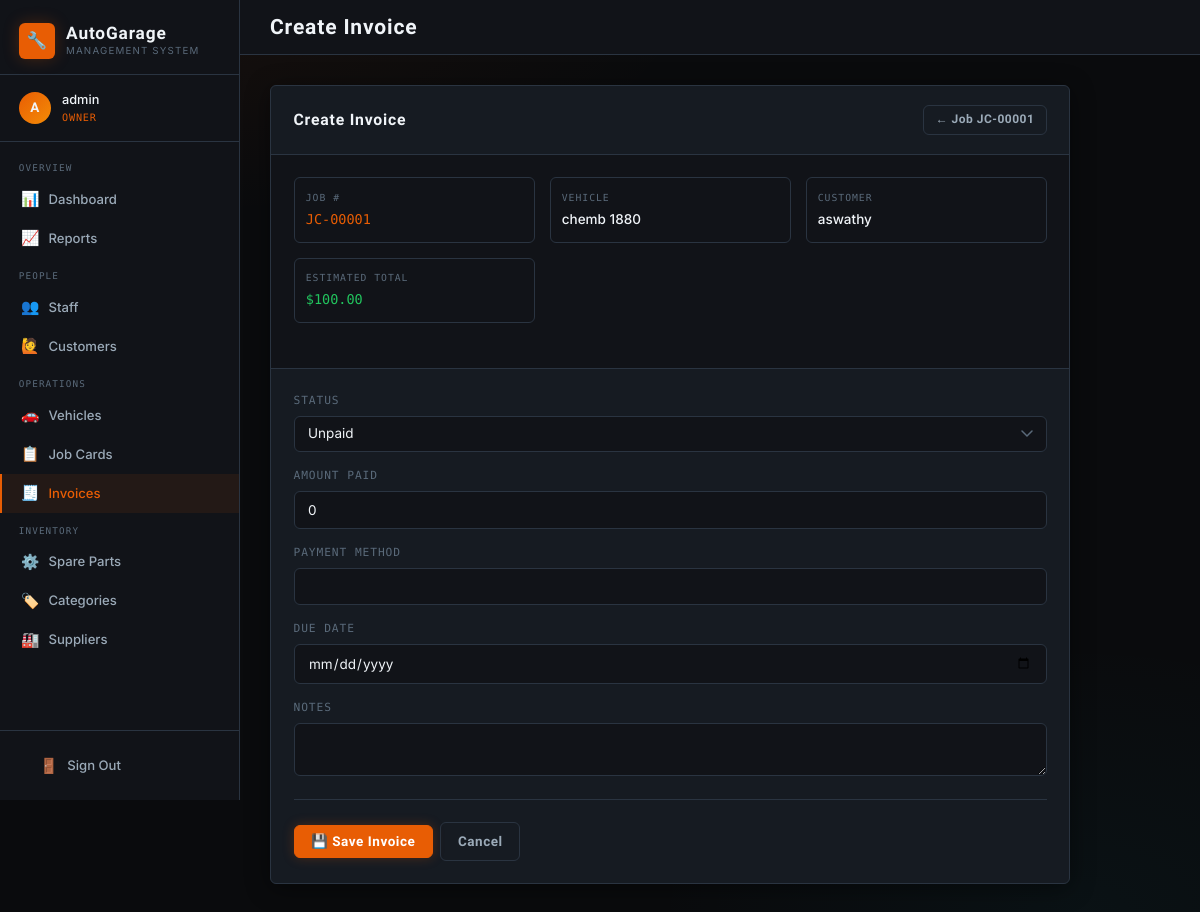
The page /invoices/create/1/ (signed in) on the database as committed earlier.
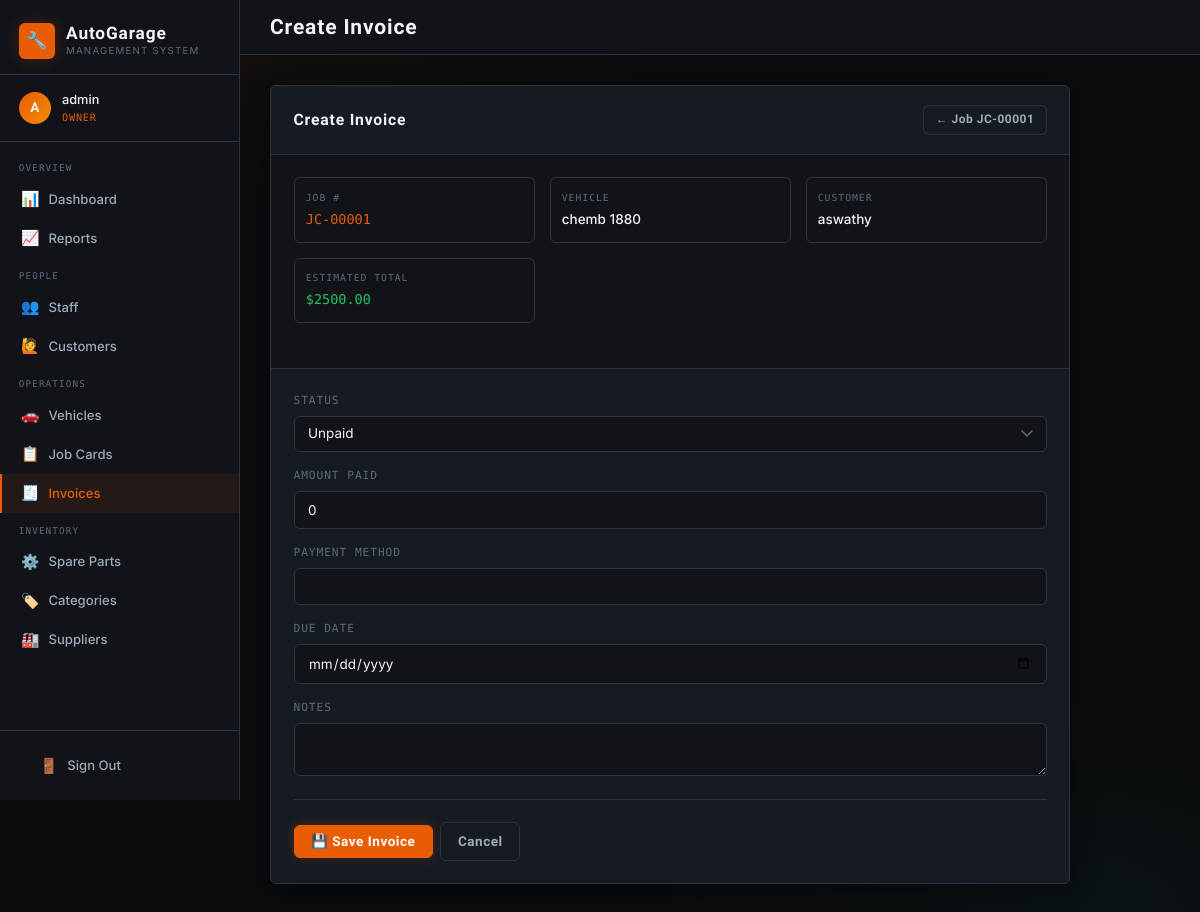
The same page on the database as committed later.
### core/models.py (models this page shows, shortened)
class JobCard(models.Model):
    STATUS_CHOICES = [
        ('pending', 'Pending'),
        ('in_progress', 'In Progress'),
        ('waiting_parts', 'Waiting for Parts'),
        ('completed', 'Completed'),
        ('delivered', 'Delivered'),
    ]
    job_number = models.CharField(max_length=20, unique=True, blank=True)
    vehicle = models.ForeignKey(Vehicle, on_delete=models.CASCADE, related_name='job_cards')
    advisor = models.ForeignKey(User, on_delete=models.SET_NULL, null=True, related_name='advised_jobs')
    mechanic = models.ForeignKey(User, on_delete=models.SET_NULL, null=True, blank=True, related_name='assigned_jobs')
    problem_description = models.TextField()
    repair_instructions = models.TextField(blank=True)
    status = models.CharField(max_length=20, choices=STATUS_CHOICES, default='pending')
    created_at = models.DateTimeField(auto_now_add=True)
    updated_at = models.DateTimeField(auto_now=True)
    completed_at = models.DateTimeField(null=True, blank=True)
    labour_cost = models.DecimalField(max_digits=10, decimal_places=2, default=0)
    notes = models.TextField(blank=True)
    def total_parts_cost(self):
        return sum(u.total_price for u in self.parts_used.all())
    def total_cost(self):
        return self.labour_cost + self.total_parts_cost()

class Vehicle(models.Model):
    customer = models.ForeignKey(Customer, on_delete=models.CASCADE, related_name='vehicles')
    make = models.CharField(max_length=50)
    model = models.CharField(max_length=50)
    year = models.PositiveIntegerField()
    license_plate = models.CharField(max_length=20, unique=True)
    vin = models.CharField(max_length=50, blank=True)
    color = models.CharField(max_length=30, blank=True)
    mileage = models.PositiveIntegerField(default=0)

class Customer(models.Model):
    name = models.CharField(max_length=100)
    email = models.EmailField(blank=True)
    phone = models.CharField(max_length=20)
    address = models.TextField(blank=True)
    created_at = models.DateTimeField(auto_now_add=True)
    created_by = models.ForeignKey(User, on_delete=models.SET_NULL, null=True)

class JobPartUsage(models.Model):
    job_card = models.ForeignKey(JobCard, on_delete=models.CASCADE, related_name='parts_used')
    part = models.ForeignKey(SparePart, on_delete=models.CASCADE)
    quantity = models.PositiveIntegerField()
    unit_price = models.DecimalField(max_digits=10, decimal_places=2)
    @property
    def total_price(self):
        return self.quantity * self.unit_price

### core/views.py (the view)
# urls.py: path('invoices/create/<int:job_pk>/', views.invoice_create, name='invoice_create'),
@login_required
@role_required('owner', 'advisor')
def invoice_create(request, job_pk):
    job = get_object_or_404(JobCard, pk=job_pk)
    if hasattr(job, 'invoice'):
        return redirect('invoice_detail', pk=job.invoice.pk)
    form = InvoiceForm(request.POST or None)
    if request.method == 'POST' and form.is_valid():
        inv = form.save(commit=False)
        inv.job_card = job
        inv.save()
        messages.success(request, f"Invoice {inv.invoice_number} created.")
        return redirect('invoice_detail', pk=inv.pk)
    return render(request, 'core/invoice_form.html', {'form': form, 'job': job, 'title': 'Create Invoice'})

### core/forms.py
class InvoiceForm(forms.ModelForm):
    class Meta:
        model = Invoice
        fields = ['status', 'amount_paid', 'payment_method', 'due_date', 'notes']
        widgets = {
            'status': forms.Select(attrs={'class': 'form-input'}),
            'amount_paid': forms.NumberInput(attrs={'class': 'form-input', 'step': '0.01'}),
            'payment_method': forms.TextInput(attrs={'class': 'form-input'}),
            'due_date': forms.DateInput(attrs={'class': 'form-input', 'type': 'date'}),
            'notes': forms.Textarea(attrs={'class': 'form-input', 'rows': 2}),
        }

### core/templates/core/invoice_form.html (shortened to what this page needs)
{% extends 'core/base.html' %}
{% block page_title %}{{ title }}{% endblock %}
{% block content %}
<div class="card" style="max-width:800px;">
  <div class="card-header">
    <span class="card-title">{{ title }}</span>
    {% if job %}<a href="{% url 'job_detail' job.pk %}" class="btn btn-secondary btn-sm">← Job {{ job.job_number }}</a>{% endif %}
  </div>
  {% if job %}
  <div class="card-body" style="background:var(--bg-panel);border-bottom:1px solid var(--border);">
    <div class="job-meta-grid">
      <div class="job-meta-item"><div class="job-meta-label">Job #</div><div class="job-meta-value text-mono text-accent">{{ job.job_number }}</div></div>
      <div class="job-meta-item"><div class="job-meta-label">Vehicle</div><div class="job-meta-value">{{ job.vehicle.make }} {{ job.vehicle.model }}</div></div>
      <div class="job-meta-item"><div class="job-meta-label">Customer</div><div class="job-meta-value">{{ job.vehicle.customer.name }}</div></div>
      <div class="job-meta-item"><div class="job-meta-label">Estimated Total</div><div class="job-meta-value text-green text-mono">${{ job.total_cost }}</div></div>
    </div>
  </div>
  {% endif %}
  <div class="card-body">
    <form method="post">
      {% for field in form %}
      <div class="form-group mb-2">
        <label for="{{ field.id_for_label }}">{{ field.label }}</label>
        {{ field }}
      </div>
      {% endfor %}
      <hr class="divider">
      <div class="flex gap-2">
        <button type="submit" class="btn btn-primary">💾 Save Invoice</button>
        <a href="javascript:history.back()" class="btn btn-secondary">Cancel</a>
      </div>
    </form>
  </div>
</div>
{% endblock %}

Rows that differ between the two databases and show on the page:
changed JobCard "JC-00001": total_cost "100.00" → "2500.00"
